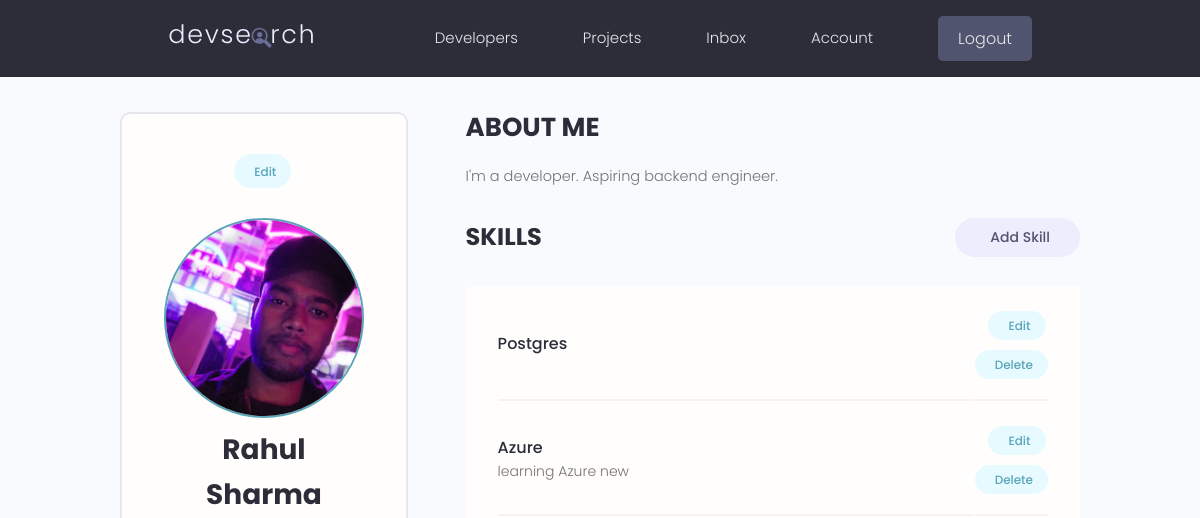
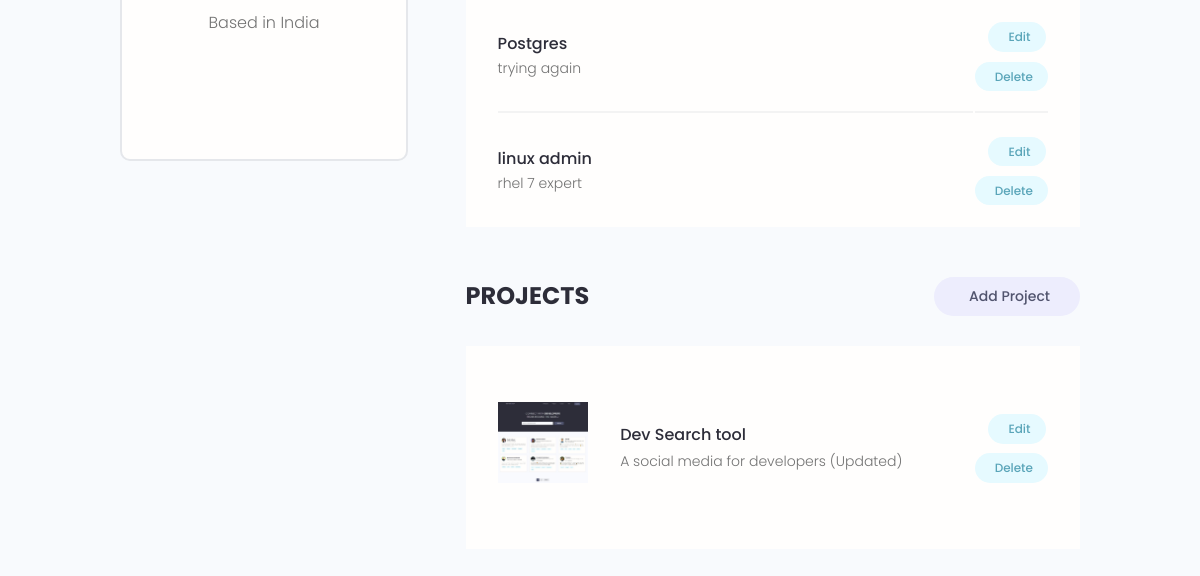
Before: /account/ (signed in) with the older database file (2 pictures, top to bottom).
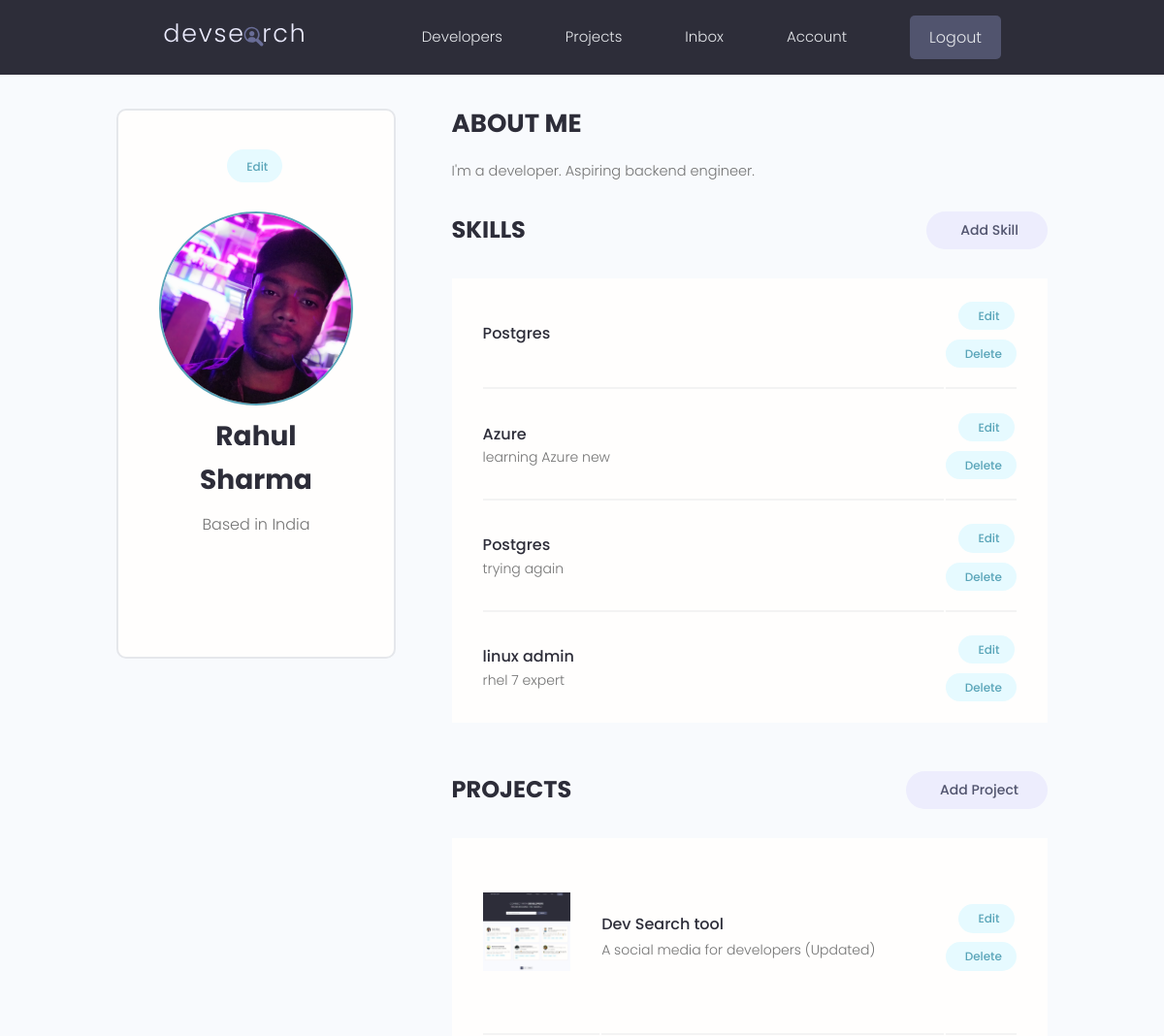
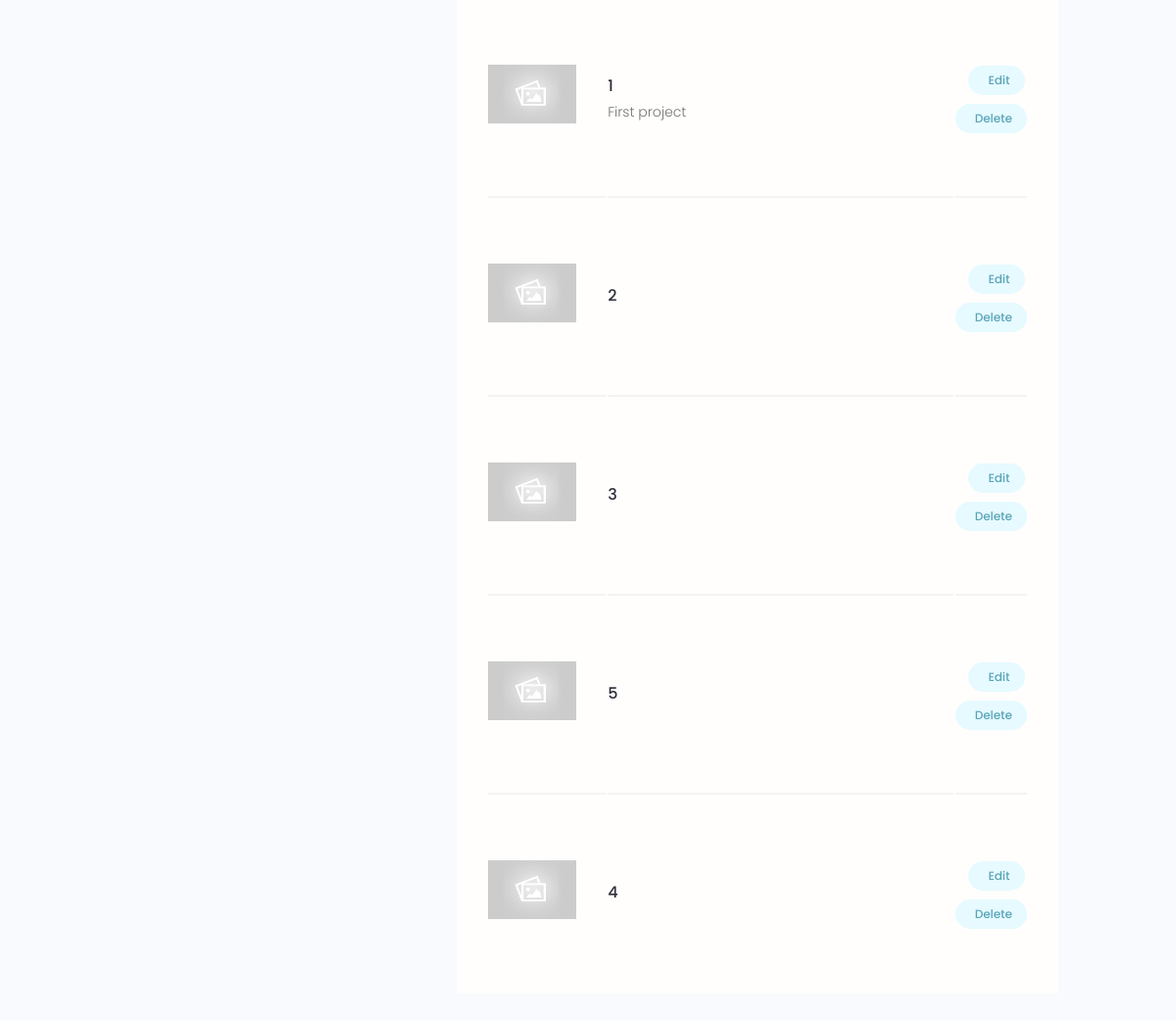
After: the same page with the newer database file (2 pictures, top to bottom).
### users/models.py (models this page shows, shortened)
class Skill(models.Model):
    owner = models.ForeignKey(
        Profile, on_delete=models.CASCADE, null=True, blank=True)
    name = models.CharField(max_length=200, blank=True, null=True)
    description = models.TextField(null=True, blank=True)
    created = models.DateTimeField(auto_now_add=True)
    id = models.UUIDField(default=uuid.uuid4, unique=True,
                          primary_key=True, editable=False)

### projects/models.py (models this page shows, shortened)
class Project(models.Model):
    owner = models.ForeignKey(
        Profile, null=True, blank=True, on_delete=models.CASCADE)
    title = models.CharField(max_length = 200)
    description = models.TextField(null = True, blank = True)
    featured_image = models.ImageField(null = True, blank = True, default = 'default.jpg')
    demo_link = models.CharField(max_length = 2000, null = True, blank = True)
    source_link = models.CharField(max_length = 2000, null = True, blank = True)
    tags = models.ManyToManyField('Tag', blank = True)
    vote_total = models.IntegerField(default = 0, null = True, blank = True)
    vote_ratio = models.IntegerField(default = 0, null = True, blank = True)
    created = models.DateTimeField(auto_now_add = True)
    id = models.UUIDField(default = uuid.uuid4, unique = True, primary_key = True, editable = False)
    class Meta:
        ordering = ['-vote_ratio', '-vote_total', 'created']

### users/views.py (the view)
# urls.py: path('account/', views.userAccount, name="account"),
@login_required(login_url='login')
def userAccount(request):
    profile = request.user.profile
    skills = profile.skill_set.all()
    projects = profile.project_set.all()
    context = {'profile': profile, 'skills': skills, 'projects': projects}
    return render(request, 'users/account.html', context)

### users/templates/users/account.html (shortened to what this page needs)
{% extends 'main.html' %}
{% block content %}
<main class="settingsPage profile my-md">
  <div class="container">
    <div class="layout">
      <div class="column column--1of3">
        <div class="card text-center">
          <div class="card__body dev">
            <a class="tag tag--pill tag--main settings__btn" href="{% url 'edit-account' %}">
              Edit</a>
            <img class="avatar avatar--xl dev__avatar" src="{{profile.profile_image.url}}" />
            <h2 class="dev__name">{{profile.name}}</h2>
            <p class="dev__location">Based in {{profile.location}}</p>
            <ul class="dev__social">
            </ul>
          </div>
        </div>
      </div>
      <div class="column column--2of3">
        <div class="devInfo">
          <h3 class="devInfo__title">About Me</h3>
          <p class="devInfo__about">{{profile.bio}}</p>
        </div>
        <div class="settings">
          <h3 class="settings__title">Skills</h3>
          <a class="tag tag--pill tag--sub settings__btn tag--lg" href="{% url 'create-skill' %}"> Add Skill</a>
        </div>
        <table class="settings__table">
          {% for skill in skills %}
          <tr>
            <td class="settings__tableInfo">
              <h4>{{skill.name}}</h4>
              <p>
                {{skill.description}}
              </p>
            </td>
            <td class="settings__tableActions">
              <a class="tag tag--pill tag--main settings__btn" href="{% url 'update-skill' skill.id %}"> Edit</a>
              <a class="tag tag--pill tag--main settings__btn" href="{% url 'delete-skill' skill.id %}?next=/account">
                Delete</a>
            </td>
          </tr>
          {% endfor %}
        </table>
        <div class="settings">
          <h3 class="settings__title">Projects</h3>
          <a class="tag tag--pill tag--sub settings__btn tag--lg" href="{% url 'create-project' %}"> Add Project</a>
        </div>
        <table class="settings__table">
          {% for project in projects %}
          <tr>
            <td class="settings__thumbnail">
              <a href="{% url 'project' project.id %}"><img src="{{project.featured_image.url}}" alt="Project Thumbnail" /></a>
            </td>
            <td class="settings__tableInfo">
              <a href="{% url 'project' project.id %}">{{project.title}}</a>
              <p>{{project.description|slice:"150"}}</p>
            </td>
            <td class="settings__tableActions">
              <a class="tag tag--pill tag--main settings__btn" href="{% url 'update-project' project.id %}"> Edit</a>
              <a class="tag tag--pill tag--main settings__btn"
                href="{% url 'delete-project'  project.id %}?next=/account">
                Delete</a>
            </td>
          </tr>
          {% endfor %}
        </table>
      </div>
    </div>
  </div>
</main>
{% endblock %}

Changed rows visible on the page:
added Project: featured_image (placeholder picture), title "1", description "First project"
added Project: featured_image (placeholder picture), title "2"
added Project: featured_image (placeholder picture), title "3"
added Project: featured_image (placeholder picture), title "5"
added Project: featured_image (placeholder picture), title "4"
